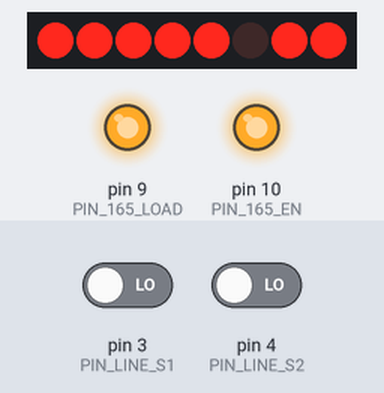
A sketch run on a simulated Arduino Uno, built with avr-gcc and run on an emulated ATmega328P. Parts: 8 shift-register outputs drawn as a row of LEDs (first output left, lit = HIGH), output pins drawn as LEDs (lit = HIGH). Wiring (inferred from the names in the program): shift register (74HC595): latch pin 8. Wiring (inferred from the signals the program sends): row of LEDs: on Q0, Q1, Q2, Q3, Q4, Q5, Q6, Q7. The test bench sets the inputs (shaded band); at power-on: pin 3 (PIN_LINE_S1) LOW, pin 4 (PIN_LINE_S2) LOW. Pins used as bus, display or sensor lines are not drawn; what the sketch prints to the serial monitor is not drawn.

Above: at 1.2 s.
1.3 s: pin 3 (PIN_LINE_S1) driven HIGH
At 2.5 s:
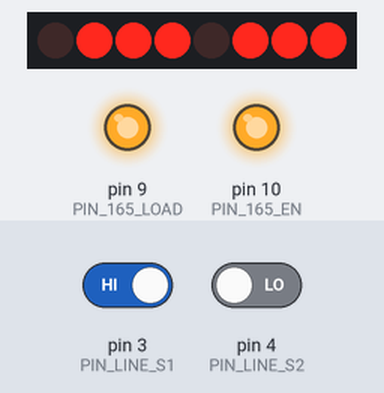
2.8 s: pin 4 (PIN_LINE_S2) driven HIGH
At 3.8 s:
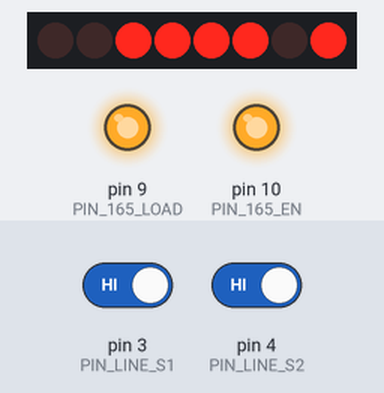
4.3 s: pin 3 (PIN_LINE_S1) driven LOW
At 4.9 s:
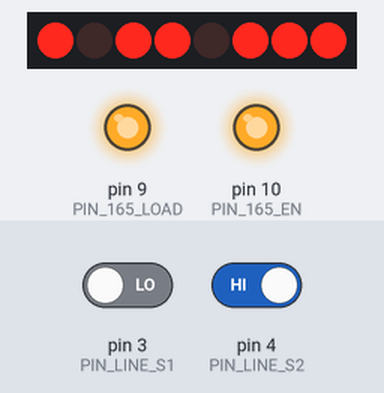
5.8 s: pin 4 (PIN_LINE_S2) driven LOW
At 6.2 s:
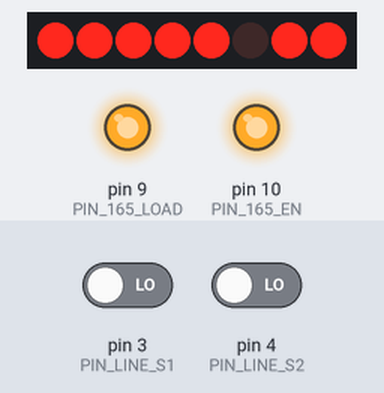
Timing chart, 0 to 8.3 s (numbered marks = the images above; inputs shaded):
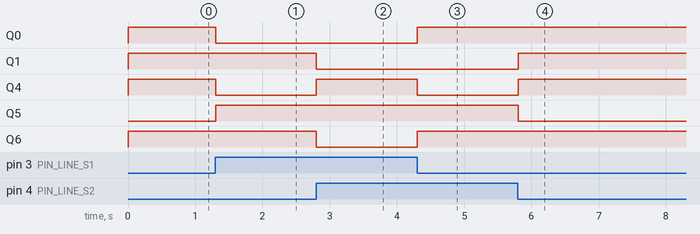

The sketch:

Ardu8_Kirus_Line.ino
```cpp
/*
  Робототехнический контроллер «Кибернетический» (Ardu8) —
  модуль «Датчик линии» (Kirus-Line V2.0, 2 канала).

  Модуль:
    Два оптрона TCRT5000 и компаратор LM293. Выходы цифровые:
      белое (свет отражается)      → LOW,  зелёный светодиод канала горит
      чёрная линия (не отражается) → HIGH, светодиод канала погашен
    Порог общий для обоих каналов — подстроечный резистор R7 на модуле.
    Канал S1 — оптрон DD1, светодиод HL2, выход на разъём X4.
    Канал S2 — оптрон DD2, светодиод HL3, выход на разъём X2.
    Каждый разъём стоит со стороны «своего» оптрона.
    Разъёмы 3-пиновые: 1 GND, 2 5V, 3 сигнал.

  Подключение к контроллеру:
    X4 (S1) → разъём D3 (XP17)
    X2 (S2) → разъём D4 (XP18)
    Если нужен только один канал — достаточно одного кабеля.

  Настройка порога:
    Поставьте модуль на белое поле на рабочей высоте (обычно 5…10 мм)
    и крутите R7, пока светодиоды каналов не загорятся. Затем проверьте
    на чёрной линии: светодиоды должны погаснуть. Если на линии
    светодиод горит, поверните R7 немного обратно.

  Перед запуском:
    - DIP5 = ON, DIP1 и DIP4 = OFF
    - Плата "Arduino Uno", верхний USB-C, монитор порта 115200

  Что делает:
    - LED1 повторяет канал S1, LED2 — канал S2 (горит = видит ЧЁРНОЕ);
    - RGB: зелёный — линия между оптронами (оба на белом),
           красный — линия под обоими, синий — линия под одним каналом;
    - в монитор порта пишет состояние при каждом изменении.
*/

#include <SPI.h>

const uint8_t PIN_LINE_S1 = 3;
const uint8_t PIN_LINE_S2 = 4;

// ---------- Светодиоды контроллера ----------
const uint8_t PIN_595_LATCH = 8;
const uint8_t PIN_165_LOAD  = 9;
const uint8_t PIN_165_EN    = 10;
const SPISettings spiCfg(1000000, MSBFIRST, SPI_MODE0);

const uint8_t LED1 = 0, LED2 = 1, LED3 = 2, LED4 = 3;
const uint8_t RGB_BLUE = 4, RGB_GREEN = 5, RGB_RED = 6;

uint8_t ledState = 0;

void ledsUpdate() {
  digitalWrite(PIN_165_EN, HIGH);
  SPI.beginTransaction(spiCfg);
  SPI.transfer((uint8_t)~ledState);
  SPI.endTransaction();
  digitalWrite(PIN_595_LATCH, HIGH);
  digitalWrite(PIN_595_LATCH, LOW);
}

void led(uint8_t bit, bool on) {
  if (on) ledState |= (1 << bit);
  else    ledState &= ~(1 << bit);
}

void rgb(bool r, bool g, bool b) {
  led(RGB_RED, r); led(RGB_GREEN, g); led(RGB_BLUE, b);
}

void boardInit() {
  pinMode(PIN_595_LATCH, OUTPUT);
  pinMode(PIN_165_LOAD, OUTPUT);
  pinMode(PIN_165_EN, OUTPUT);
  digitalWrite(PIN_595_LATCH, LOW);
  digitalWrite(PIN_165_LOAD, HIGH);
  digitalWrite(PIN_165_EN, HIGH);
  SPI.begin();
  ledsUpdate();
}

// ---------- Модуль «Датчик линии» ----------
// true = под каналом чёрная линия
bool lineBlack(uint8_t pin) {
  return digitalRead(pin) == HIGH;
}

uint8_t lastState = 0xFF;

void setup() {
  boardInit();
  pinMode(PIN_LINE_S1, INPUT);   // подтяжка 10 кОм есть на модуле
  pinMode(PIN_LINE_S2, INPUT);
  Serial.begin(115200);
  Serial.println(F("Модуль «Датчик линии»: S1 S2 (1 = чёрное, 0 = белое)"));
}

void loop() {
  bool s1 = lineBlack(PIN_LINE_S1);
  bool s2 = lineBlack(PIN_LINE_S2);

  uint8_t state = (s1 ? 1 : 0) | (s2 ? 2 : 0);
  if (state != lastState) {
    lastState = state;
    Serial.print(F("S1=")); Serial.print(s1);
    Serial.print(F("  S2=")); Serial.print(s2);
    switch (state) {
      case 0: Serial.println(F("  — оба на белом")); break;
      case 1: Serial.println(F("  — линия под S1")); break;
      case 2: Serial.println(F("  — линия под S2")); break;
      case 3: Serial.println(F("  — линия под обоими (перекрёсток?)")); break;
    }
  }

  led(LED1, s1);
  led(LED2, s2);
  if (s1 && s2)      rgb(true,  false, false);
  else if (s1 || s2) rgb(false, false, true);
  else               rgb(false, true,  false);
  ledsUpdate();

  delay(5);
}
```

Measured:
- after the input at 1.3 s, Q0, Q4: HIGH → LOW at once; Q5: LOW → HIGH at once
- after the input at 2.8 s, Q1, Q6: HIGH → LOW at once; Q4: LOW → HIGH at once
- after the input at 4.3 s, Q0, Q6: LOW → HIGH at once; Q4: HIGH → LOW at once
- after the input at 5.8 s, Q1, Q4: LOW → HIGH at once; Q5: HIGH → LOW at once
